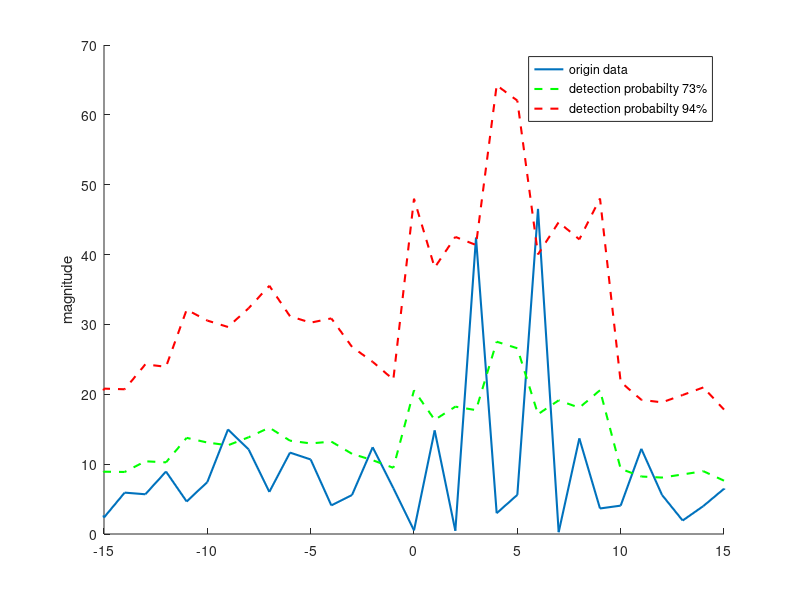

MATLAB code to generate this figure:
close all;  clear all;  clc;
len = 50;
code = randi([0,1], 1, len);
code(code==0) = -1;
signal = circshift(code,3)+circshift(code,6);
[receiver] = awgn(signal, 10);
[cross, lag] = xcorr(receiver, code);
alpha = [1.5 2 3.5]; % weight coefficient
N = 6; % compare range for each CFAR
P_fa = 1-((1+alpha/N).^(-1*N))
P_target = zeros(1, len);
threshold = zeros(length(alpha), len);
cross = abs(cross);
for i = 1:length(alpha)
    count = 0;
    for j = 1:length(cross)
        MIN = max(1, j-floor(N/2));
        MAX = min(j+floor(N/2), length(cross));
        %fprintf("%d, %d, %d, %d, %d\n", j, MIN, MAX, sum(cross(MIN:MAX)), cross(j));
        num = MAX - MIN + 1; 
        threshold(i, j) = alpha(i)*( sum(cross(MIN:MAX)) - cross(j) )/(num-1);
    end
end

figure;
hold on;
plot(lag, cross, 'LineWidth', 1.5);
plot(lag, threshold(1, :), "--green", 'LineWidth', 1.5);
plot(lag, threshold(3, :), "--red", 'LineWidth', 1.5);
legend("origin data", "detection probabilty 73%", "detection probabilty 94%");
ylabel("magnitude");
xlim([-15, 15]);
